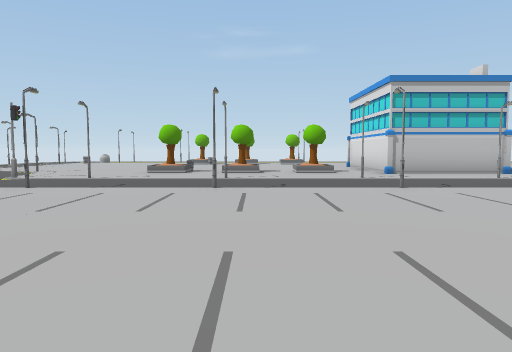
[1] (above)

24 first-person views from a walk through a Unity game level. The camera is 1.2 m above the floor, tilts 4° down and sees 70° across. The floor is counted in squares, 2 m on a side. Each view is taken from the middle of a square. On the plan, view 1 faces up. The plan holds only what a view shows up to about 10 squares ahead; the rest is blank. The place goes on beyond the plan. Some surface patterns are stand-ins.

[2]
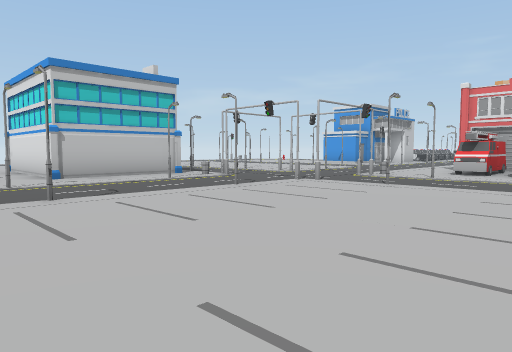

[3]
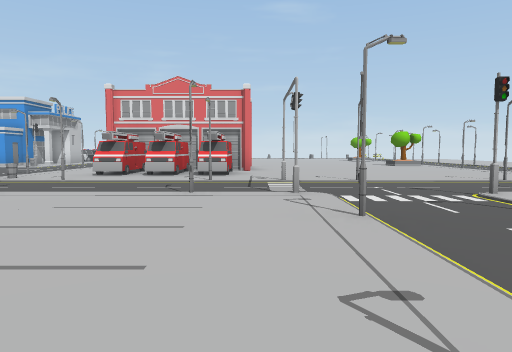

[4]
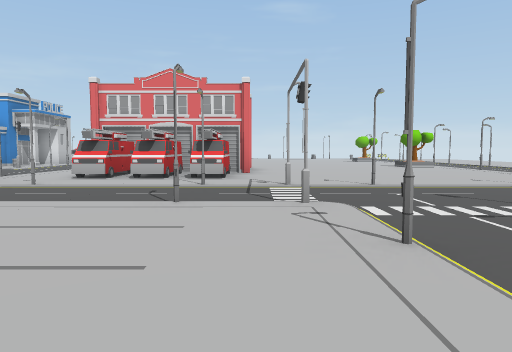

[5]
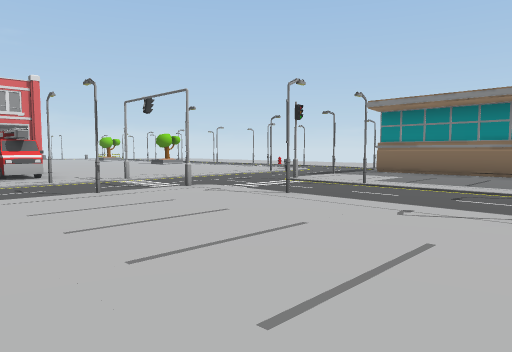

[6]
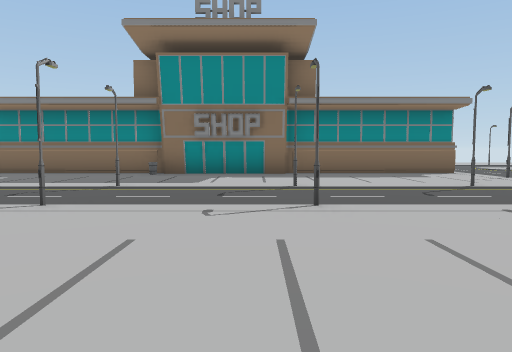

[7]
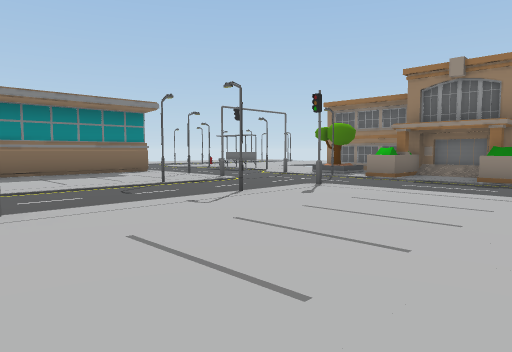

[8]
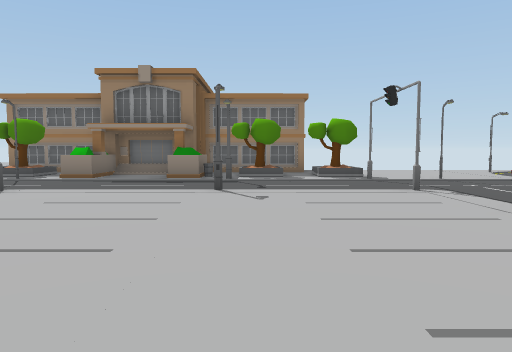

[9]
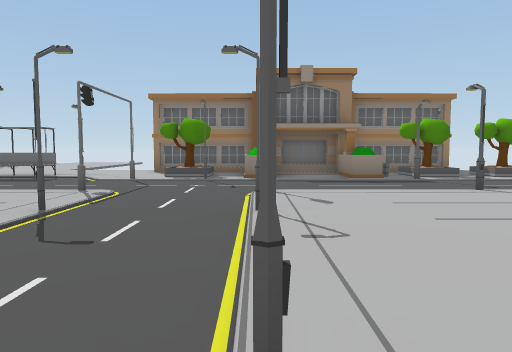

[10]
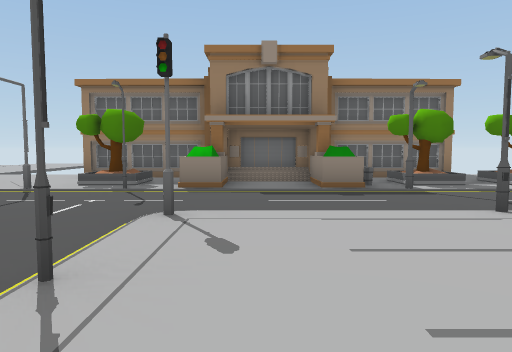

[11]
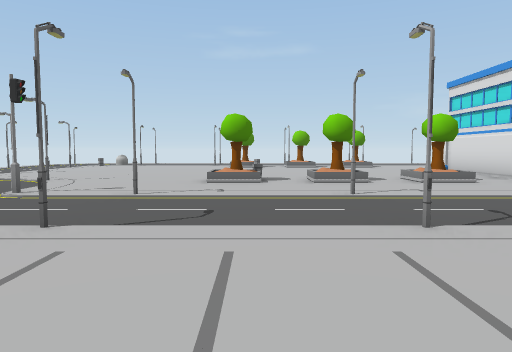

[12]
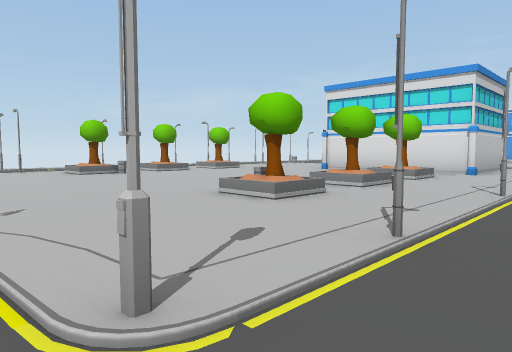

[13]
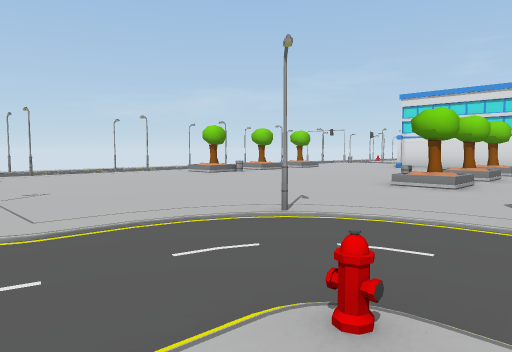

[14]
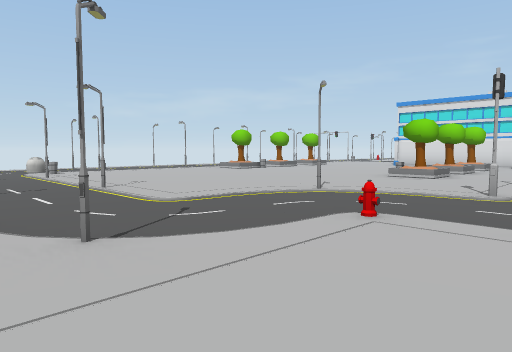

[15]
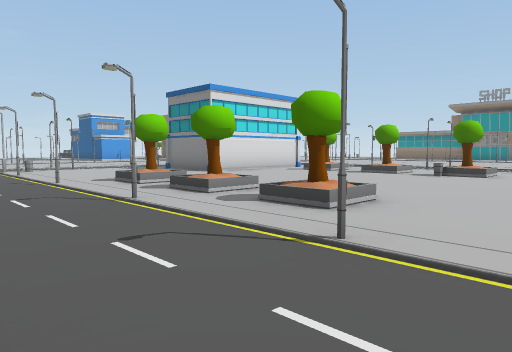

[16]
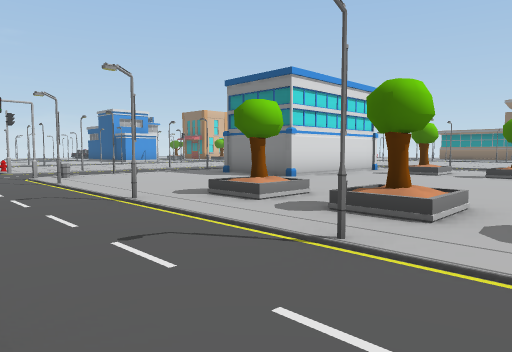

[17]
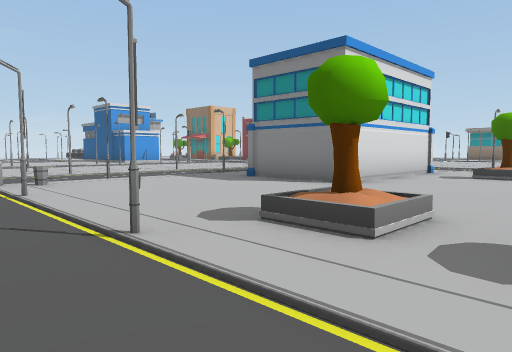

[18]
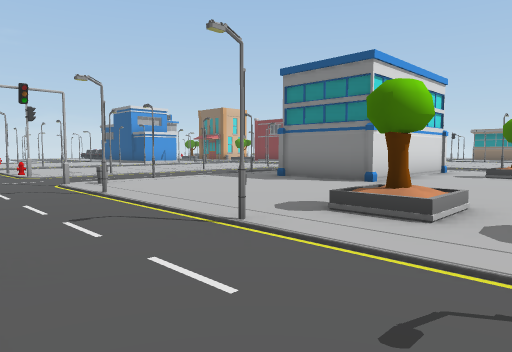

[19]
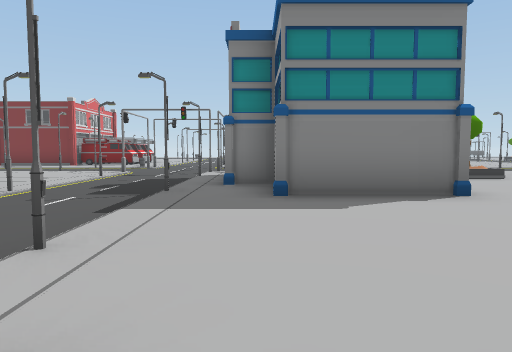

[20]
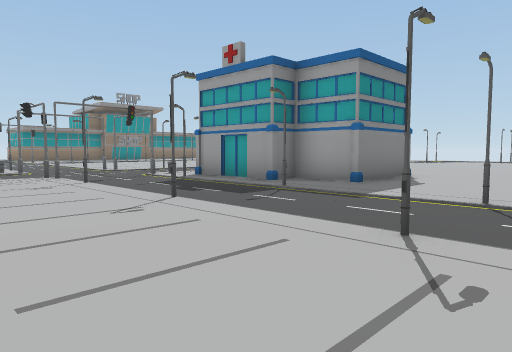

[21]
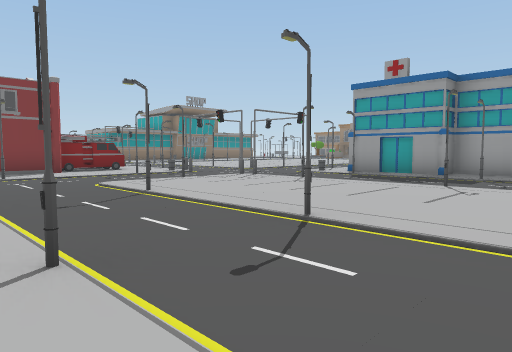

[22]
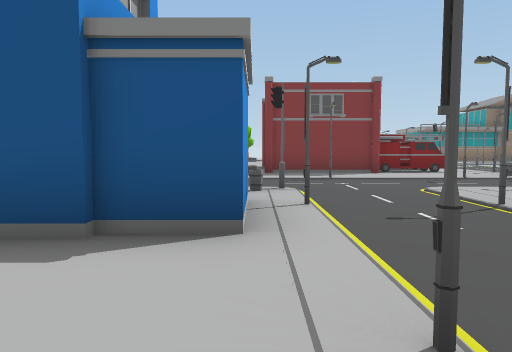

[23]
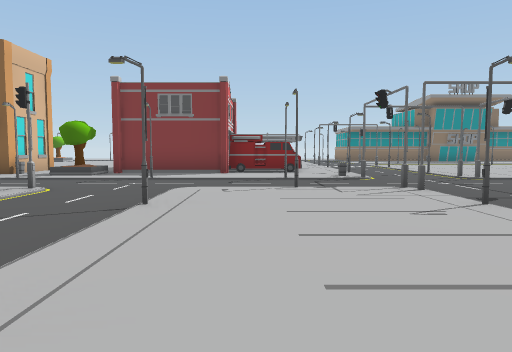

[24]
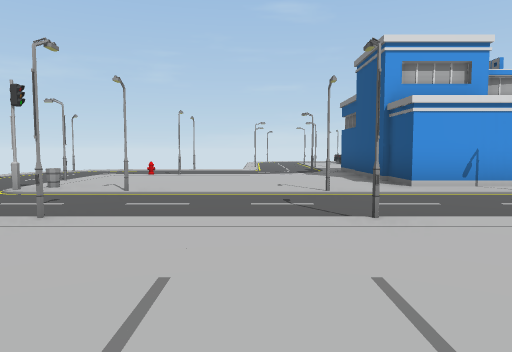

### Floor plan
Key: @ floor where view 1 was taken; # wall or solid block; x gap in a wall; . floor; / step, stairs or slope; = window, fence, low wall or low ledge; ^ raised ledge; T tree; L lamp; R truck; H hydrant; O other object.
Columns run from 11 left of view 1 to 17 right of it. Each row starts with its distance up from view 1.
 20       . .. ..
 19     ................ L
 18   ..#..#..#..#..#.#..O#   .L.
 17   .=....//////.......... ..=.
 16   #...../T/T/T....#.#...#.#..
 15  ............................
 14  ............................
 13  .#............##.#.#...#.#..
 12  ..............###...........
 11  ........#.....###.........##
 10 .....#...T.T.T.###..#...#..#
  9 .#.H.......................=
  8 ......L#..#..#..#.#........L
  7 ...#.........................
  6  ......#..#..#..#....#...#..#
  5  .T..#............x..=...../T
  4  #..................#.RR###/
  3  #T.....................#
  2  #^#.#................RR#
  1  ###..............#.#.RR#
  0  #.........@.............
 -1  ##^..L#..#..#..#.#......
 -2  #T#.....................
 -3  #T....#..#..#..#.L......
 -4  ..#.....................
 -5 ..................#.#....
 -6 ..x..........#.....   ...
 -7  .=. .############

Where each view was taken, in squares from view 1:
view 1: 0 up, 0 right, facing up
view 2: 1 up, 1 right, facing up-right
view 3: 0 up, 2 right, facing right
view 4: 0 up, 3 right, facing right
view 5: 3 up, 2 right, facing down-right
view 6: 3 up, 0 right, facing down
view 7: 3 up, 0 right, facing down-left
view 8: 3 up, 0 right, facing left
view 9: 1 down, 0 right, facing left
view 10: 0 up, 2 left, facing left
view 11: 3 up, 2 left, facing up
view 12: 7 up, 6 left, facing up-right
view 13: 8 up, 9 left, facing up-right
view 14: 7 up, 11 left, facing up-right
view 15: 20 up, 5 left, facing down-right
view 16: 20 up, 2 left, facing down-right
view 17: 19 up, 0 right, facing down-right
view 18: 20 up, 0 right, facing down-right
view 19: 18 up, 6 right, facing down
view 20: 17 up, 12 right, facing down-left
view 21: 15 up, 16 right, facing down-left
view 22: 14 up, 16 right, facing down
view 23: 14 up, 12 right, facing down
view 24: 14 up, 10 right, facing right
